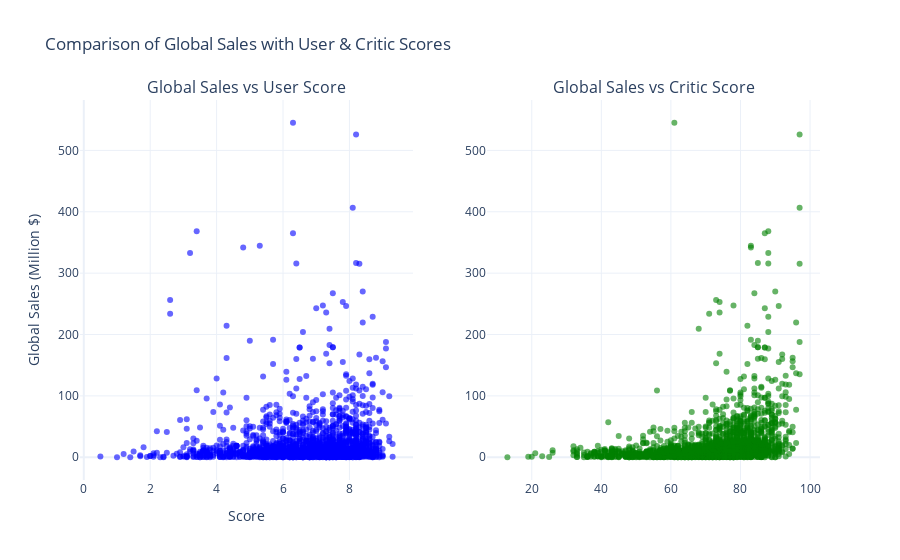

The notebook cell this image was saved under:
### Code cell
import plotly.graph_objects as go
from plotly.subplots import make_subplots
#Create a subplot figure with two scatter plots
fig = make_subplots(rows=1, cols=2, subplot_titles=("Global Sales vs User Score", "Global Sales vs Critic Score"))

# Scatter plot for Global Sales vs User Score
fig.add_trace(
    go.Scatter(
        x=games_df["User_Score"],
        y=games_df["Global_revenue_mil"],
        mode="markers",
        marker=dict(color="blue", opacity=0.6),
        name="User Score"
    ),
    row=1, col=1
)

# Scatter plot for Global Sales vs Critic Score
fig.add_trace(
    go.Scatter(
        x=games_df["Critic_Score"],
        y=games_df["Global_revenue_mil"],
        mode="markers",
        marker=dict(color="green", opacity=0.6),
        name="Critic Score"
    ),
    row=1, col=2
)

# Update layout
fig.update_layout(
    title_text="Comparison of Global Sales with User & Critic Scores",
    template="plotly_white",
    xaxis_title="Score",
    yaxis_title="Global Sales (Million $)",
    showlegend=False
)

# Show the figure
fig.show()

### Figure 1 — Plotly figure (JSON) as saved in the notebook; plotly's stock layout.template omitted (floating-point values rounded to 4 significant figures; data arrays with more than 128 entries replaced by an {"elided": "..."} marker saying what was removed)
{"data": [{"marker": {"color": "blue", "opacity": 0.6}, "mode": "markers", "name": "User Score", "type": "scatter", "x": {"elided": "1973 float values"}, "xaxis": "x", "y": {"elided": "1973 float values"}, "yaxis": "y"}, {"marker": {"color": "green", "opacity": 0.6}, "mode": "markers", "name": "Critic Score", "type": "scatter", "x": {"elided": "1973 int values"}, "xaxis": "x2", "y": {"elided": "1973 float values"}, "yaxis": "y2"}], "layout": {"annotations": [{"font": {"size": 16}, "showarrow": false, "text": "Global Sales vs User Score", "x": 0.225, "xanchor": "center", "xref": "paper", "y": 1, "yanchor": "bottom", "yref": "paper"}, {"font": {"size": 16}, "showarrow": false, "text": "Global Sales vs Critic Score", "x": 0.775, "xanchor": "center", "xref": "paper", "y": 1, "yanchor": "bottom", "yref": "paper"}], "autosize": true, "showlegend": false, "title": {"text": "Comparison of Global Sales with User & Critic Scores"}, "xaxis": {"anchor": "y", "autorange": true, "domain": [0, 0.45], "range": [-0.08526, 9.885], "title": {"text": "Score"}, "type": "linear"}, "xaxis2": {"anchor": "y2", "autorange": true, "domain": [0.55, 1], "range": [7.413, 102.6], "type": "linear"}, "yaxis": {"anchor": "x", "autorange": true, "domain": [0, 1], "range": [-44.98, 590.0], "title": {"text": "Global Sales (Million $)"}, "type": "linear"}, "yaxis2": {"anchor": "x2", "autorange": true, "domain": [0, 1], "range": [-44.98, 590.0], "type": "linear"}}}
